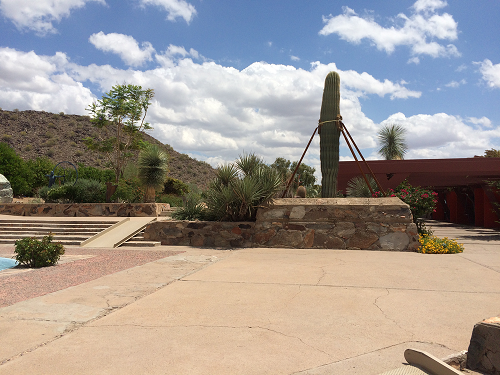
#> input picture pic/left_01.png, 500 x 375 px
$ python imageStit.py
#> lines starting #> are read from the running program, lines starting #| are printed output that depends on the picture; after the words box and inside, x2 and y2 are one past the last pixel; in counts of white or black regions, pixels touching at a corner belong together
### pro3/stitcher.py
import cv2  # 读取是BGR格式
import matplotlib.pyplot as plt
import numpy as np


class Stitcher:

    # 拼接函数
    def stitch(self, images, ratio=0.75, reprojThresh=4.0, showMatches=False):
        (imageB, imageA) = images

        # SIFT关键特征点提取，并获取特征值
        (kpsA, featuresA) = self.detectAndDescribe(imageA)
        (kpsB, featuresB) = self.detectAndDescribe(imageB)

        # 匹配两张图片的所有特征点
        M = self.matchKeypoints(kpsA,kpsB,featuresA, featuresB, ratio, reprojThresh)

        if M is None:
            return None

        (matches, H, status) = M
        result = cv2.warpPerspective(imageA, H, (imageA.shape[1] + imageB.shape[1], imageA.shape[0]))
        # self.cv_show('result', result)
        cv2.imshow("result", result)

        result[0:imageB.shape[0], 0:imageB.shape[1]] = imageB
        # self.cv_show('result', result)

        # 检测是否显示匹配图像
        if showMatches:
            # 生成匹配图片
            vis = self.drawMatches(imageA, imageB, kpsA, kpsB, matches, status)
            # 返回结果
            return (result, vis)

            # 返回匹配结果
        return result

    def detectAndDescribe(self, image):
        gray = cv2.cvtColor(image, cv2.COLOR_BGR2GRAY)

        # 建立SIFT生成器
        descriptor = cv2.SIFT_create()
        # 检测SIFT特征点，并且计算描述
        (kps, features) = descriptor.detectAndCompute(image, None)
        # 将特征点的坐标转换为NumPy数组
        kps = np.float32([kp.pt for kp in kps])
        return (kps, features)

    def matchKeypoints(self, kpsA, kpsB, featuresA, featuresB, ratio, reprojThresh):
        # 建立暴力匹配器
        matcher = cv2.BFMatcher()

        # 使用KNN检测来自A，B图的SIFT特征匹配对，k=2
        rawMatches = matcher.knnMatch(featuresA, featuresB, 2)
        matches = []
        for m in rawMatches:
            if len(m) == 2 and m[0].distance < m[1].distance * ratio:
                # 存储两个点在featuresA,featuresB中的索引值
                matches.append((m[0].trainIdx, m[0].queryIdx))

        # 当筛选后的匹配对大于4时，计算视角变换矩阵
        if len(matches) > 4:
            # 获取坐标
            ptsA = np.float32([kpsA[i] for (_, i) in matches])
            ptsB = np.float32([kpsB[i] for (i, _) in matches])

            # 计算视角变换矩阵
            '''
            method:
            0 - 利用所有点的常规方法
            RANSAC - RANSAC-基于RANSAC的鲁棒算法
            LMEDS - 最小中值鲁棒算法
            RHO - PROSAC-基于PROSAC的鲁棒算法
            '''
            (H, status) = cv2.findHomography(ptsA, ptsB, cv2.RANSAC, reprojThresh)

            return (matches, H, status)

    # [4 lines left out: function cv_show, not called in this run]

    def drawMatches(self, imageA, imageB, kpsA, kpsB, matches, status):
        # 初始化可视化图片，将A、B图左右连接到一起
        (hA, wA) = imageA.shape[:2]
        (hB, wB) = imageB.shape[:2]
        vis = np.zeros((max(hA, hB), wA + wB, 3), dtype="uint8")
        vis[0:hA, 0:wA] = imageA
        vis[0:hB, wA:] = imageB

        # 联合遍历，画出匹配对
        for ((trainIdx, queryIdx), s) in zip(matches, status):
            # 当点对匹配成功时，画到可视化图上
            if s == 1:
                # 画出匹配对
                ptA = (int(kpsA[queryIdx][0]), int(kpsA[queryIdx][1]))
                ptB = (int(kpsB[trainIdx][0]) + wA, int(kpsB[trainIdx][1]))
                cv2.line(vis, ptA, ptB, (0, 255, 0), 1)

        # 返回可视化结果
        return vis

### pro3/imageStit.py
from stitcher import Stitcher
import cv2

# 读取拼接图片
imageA = cv2.imread("../pic/left_01.png")
#> imageA is the input picture: shape (375, 500, 3); mean B, G, R 145.3, 151, 158.9
imageB = cv2.imread("../pic/right_01.png")
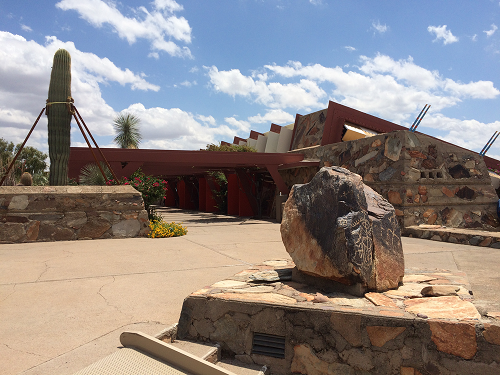
#> input picture pic/right_01.png, 500 x 375 px
#> imageB is the input picture: shape (375, 500, 3); mean B, G, R 133.3, 135, 142.6

# 把图片拼接成全景图
stitcher = Stitcher()
(result, vis) = stitcher.stitch([imageA, imageB], showMatches=True)
#> in detectAndDescribe, `gray = cv2.cvtColor(image, cv2.COLOR_BGR2GRAY)`:
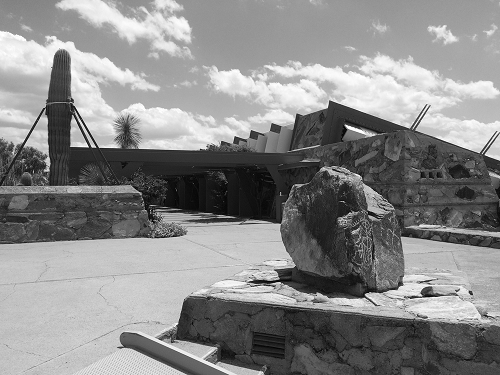
#> gray: shape (375, 500); min 0, max 255, mean 137.1
#> in detectAndDescribe, `(kps, features) = descriptor.detectAndCompute(image, None)`: kps = 900 keypoints; strongest (x, y, size): (346, 126, 2), (93, 146, 2.7), (470, 293, 2.6), (427, 293, 7.7)
#> in detectAndDescribe, `kps = np.float32([kp.pt for kp in kps])`: kps = 900 pairs, first value 3.37 to 495.2, second value 4.5 to 366.5
#> in stitch, `(kpsA, featuresA) = self.detectAndDescribe(imageA)`: kpsA has the same summary as kps in detectAndDescribe
#> in detectAndDescribe (call 2), `gray = cv2.cvtColor(image, cv2.COLOR_BGR2GRAY)`:
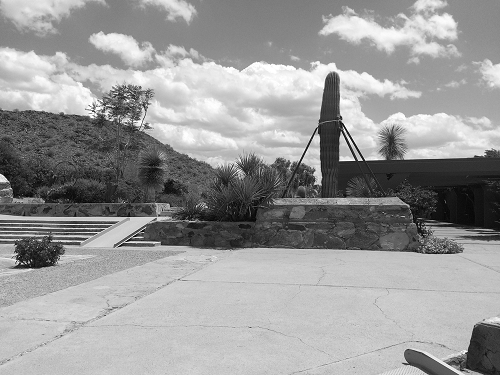
#> gray: shape (375, 500); min 0, max 255, mean 152.7
#> in detectAndDescribe (call 2), `(kps, features) = descriptor.detectAndCompute(image, None)`: kps = 749 keypoints; strongest (x, y, size): (332, 82, 10.6), (345, 156, 8.4), (317, 139, 4.9), (341, 138, 3.4)
#> in detectAndDescribe (call 2), `kps = np.float32([kp.pt for kp in kps])`: kps = 749 pairs, first value 2.85 to 493.5, second value 2.33 to 370.1
#> in stitch, `(kpsB, featuresB) = self.detectAndDescribe(imageB)`: kpsB has the same summary as kps in detectAndDescribe
#> in matchKeypoints, `rawMatches = matcher.knnMatch(featuresA, featuresB, 2)`: rawMatches = 900 matches
#> after the loop in matchKeypoints, `for m in rawMatches:`: matches = 149 pairs, first value 152 to 746, second value 16 to 899
#> in matchKeypoints, `ptsA = np.float32([kpsA[i] for (_, i) in matches])`: ptsA = 149 pairs, first value 11.26 to 495.2, second value 8.16 to 338.8
#> in matchKeypoints, `ptsB = np.float32([kpsB[i] for (i, _) in matches])`: ptsB = 149 pairs, first value 94.12 to 492, second value 11.3 to 364
#> in matchKeypoints, `(H, status) = cv2.findHomography(ptsA, ptsB, cv2.RANSAC, reprojThresh)`: H = [[0.396, 0.0308, 274.9], [-0.237, 0.85, 38.9], [-0.00119, -3.26e-05, 1]]; status = 149 values, max 1 at index 0, min 0 at index 11, mean 0.866
#> in stitch, `result[0:imageB.shape[0], 0:imageB.shape[1]] = imageB`:
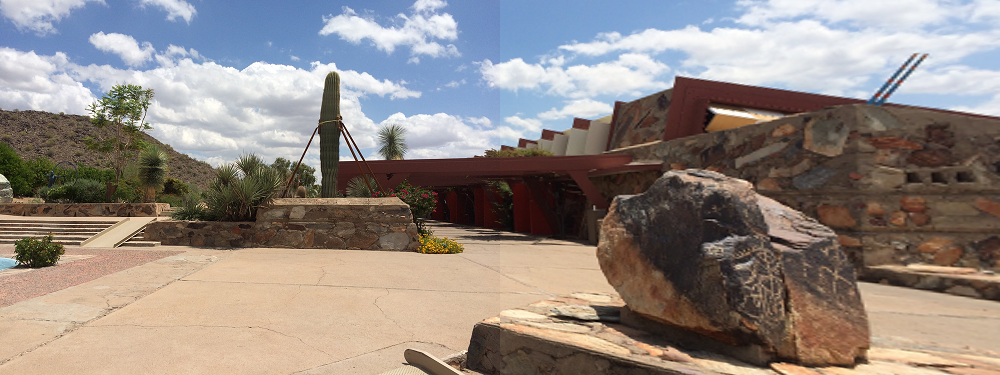
#> result: shape (375, 1000, 3); mean B, G, R 130.8, 136.4, 146.1
#> in drawMatches, `vis[0:hA, 0:wA] = imageA`:
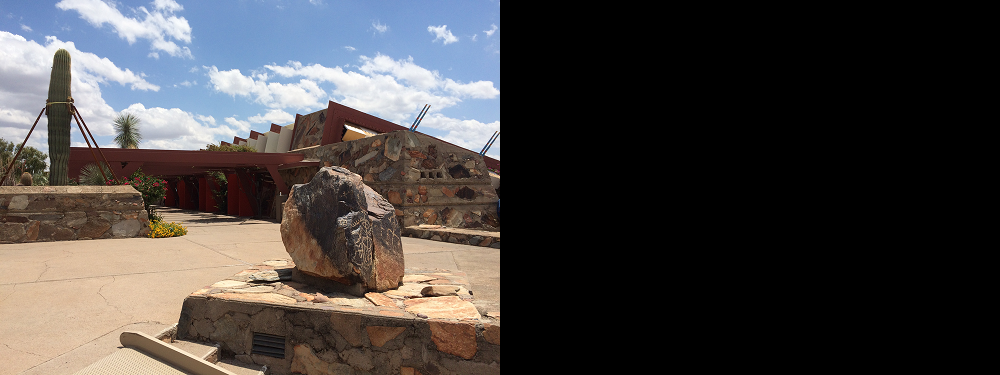
#> vis: shape (375, 1000, 3); mean B, G, R 66.7, 67.5, 71.3
#> in drawMatches, `vis[0:hB, wA:] = imageB`:
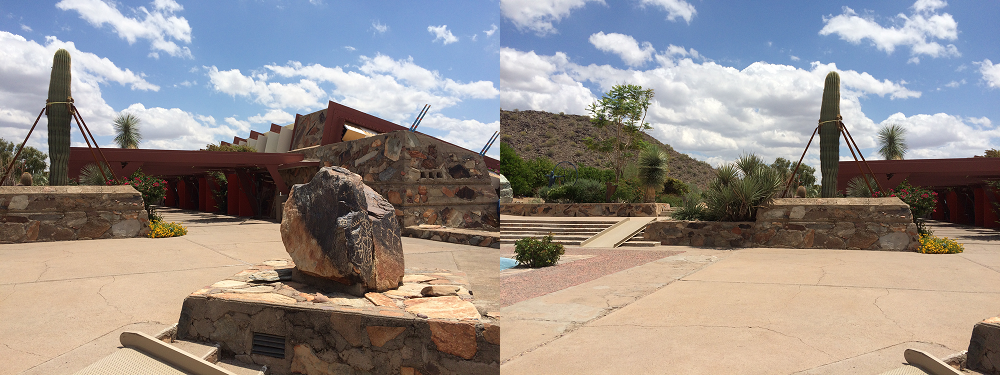
#> vis: shape (375, 1000, 3); mean B, G, R 139.3, 143, 150.7
#> the loop in drawMatches, `for ((trainIdx, queryIdx), s) in zip(matches, status):` made 149 passes
#> (trainIdx, queryIdx, s, ptA, ptB) on passes 1, 2, 3, 4, 5, 6, 7, 8, 9, 10, 11, 13: (458, 16, [1], (11, 205), (791, 214)), (454, 18, [1], (11, 145), (788, 162)), (464, 25, [1], (16, 198), (795, 208)), (465, 26, [1], (16, 198), (795, 208)), (470, 28, [1], (18, 204), (797, 214)), (472, 33, [1], (18, 241), (797, 246)), (476, 39, [1], (23, 219), (800, 227)), (477, 40, [1], (23, 219), (800, 227)), (460, 45, [1], (25, 27), (794, 57)), (481, 47, [1], (25, 202), (803, 212)), (480, 48, [1], (26, 182), (801, 194)), (478, 57, [1], (32, 44), (801, 71))
#> (ptA, ptB) on passes 61 to 66: ((118, 184), (884, 196)), ((123, 69), (881, 80)), ((123, 183), (890, 195)), ((124, 163), (889, 175)), ((124, 197), (891, 209)), ((125, 109), (884, 121))
#> after the loop in drawMatches, `for ((trainIdx, queryIdx), s) in zip(matches, status):`:
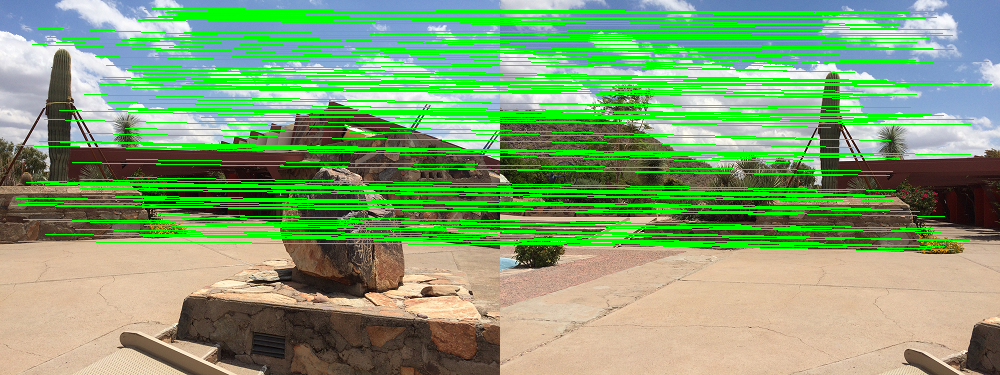
#> vis: shape (375, 1000, 3); 17.87% of pixels changed, all inside (x1, y1, x2, y2) = (11, 8, 992, 252)

# 显示所有图片
cv2.imshow("Image A", imageA)
cv2.imshow("Image B", imageB)
cv2.imshow("Keypoint Matches", vis)
cv2.imshow("Result", result)
cv2.waitKey(0)
